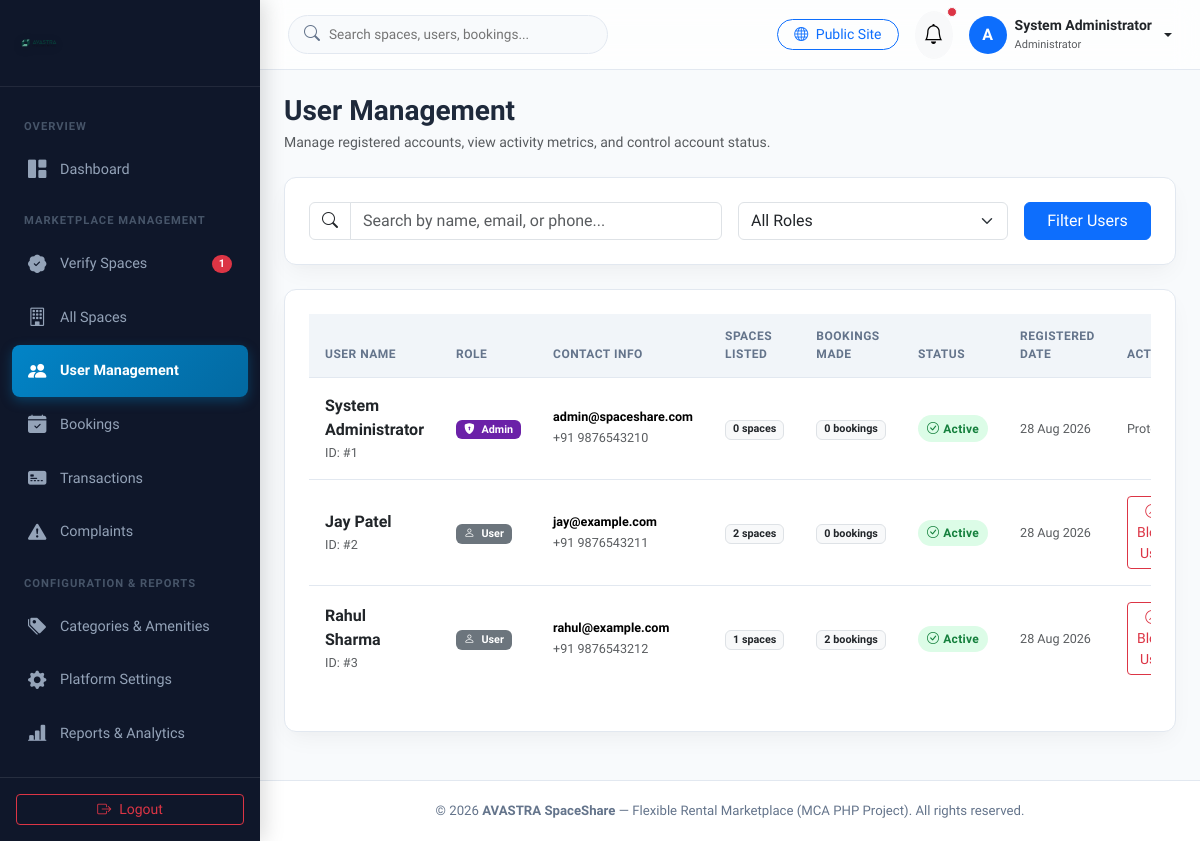
The page /admin/users.php (signed in) on the database its author committed.
### tables this page shows
CREATE TABLE IF NOT EXISTS `users` (
  `id` INT AUTO_INCREMENT PRIMARY KEY,
  `role_id` INT NOT NULL DEFAULT 2,
  `full_name` VARCHAR(100) NOT NULL,
  `email` VARCHAR(150) NOT NULL UNIQUE,
  `password_hash` VARCHAR(255) NOT NULL,
  `phone` VARCHAR(20) DEFAULT NULL,
  `profile_image` VARCHAR(255) DEFAULT 'default-avatar.png',
  `address` TEXT DEFAULT NULL,
  `city` VARCHAR(100) DEFAULT NULL,
  `state` VARCHAR(100) DEFAULT NULL,
  `zip_code` VARCHAR(20) DEFAULT NULL,
  `status` ENUM('active', 'inactive', 'blocked', 'pending') NOT NULL DEFAULT 'active',
  `email_verified` TINYINT(1) DEFAULT 0,
  `created_at` TIMESTAMP DEFAULT CURRENT_TIMESTAMP,
  `updated_at` TIMESTAMP DEFAULT CURRENT_TIMESTAMP ON UPDATE CURRENT_TIMESTAMP,
  FOREIGN KEY (`role_id`) REFERENCES `roles` (`id`) ON DELETE CASCADE
);

### classes/Auth.php (called while the page is built, shortened)
<?php
class Auth {
    public static function isLoggedIn(): bool {
        return isset($_SESSION['user_id']) && !empty($_SESSION['user_id']);
    }
    public static function getUser(): ?array {
        return [
            'id'        => $_SESSION['user_id'],
            'full_name' => $_SESSION['user_name'] ?? 'User',
            'email'     => $_SESSION['user_email'] ?? '',
            'role_id'   => $_SESSION['user_role_id'] ?? 2,
            'role_name' => $_SESSION['user_role'] ?? 'user'
        ];
    }
}

### admin/users.php (the view, shortened to what this page needs)
<?php
require_once __DIR__ . '/includes/header.php';
require_once __DIR__ . '/includes/sidebar.php';
$db = Database::getInstance();
$search = trim($_GET['q'] ?? '');
$roleFilter = $_GET['role'] ?? 'all';
$whereClauses = ["1=1"];
$params = [];
$sql = "
    SELECT u.*, r.role_name,
           (SELECT COUNT(*) FROM spaces WHERE owner_id = u.id) AS spaces_count,
           (SELECT COUNT(*) FROM bookings WHERE seeker_id = u.id) AS bookings_count
    FROM users u
    JOIN roles r ON u.role_id = r.id
    WHERE " . implode(' AND ', $whereClauses) . "
    ORDER BY u.created_at DESC
";
$stmt = $db->prepare($sql);
$stmt->execute($params);
$users = $stmt->fetchAll();
?>
<div id="admin-main">
    <?php require_once __DIR__ . '/includes/navbar.php'; ?>
    <main class="p-4">
        <div class="d-flex justify-content-between align-items-center mb-4">
            <div>
                <h3 class="fw-bold mb-1">User Management</h3>
                <p class="text-muted small mb-0">Manage registered accounts, view activity metrics, and control account status.</p>
            </div>
        </div>
        <div class="admin-card mb-4">
            <form method="GET" action="" class="row g-3">
                <div class="col-md-6">
                    <div class="input-group">
                        <span class="input-group-text bg-white"><i class="bi bi-search"></i></span>
                        <input type="text" name="q" class="form-control" placeholder="Search by name, email, or phone..." value="<?= htmlspecialchars($search); ?>">
                    </div>
                </div>
                <div class="col-md-4">
                    <select name="role" class="form-select">
                        <option value="all" <?= ($roleFilter === 'all') ? 'selected' : ''; ?>>All Roles</option>
                    </select>
                </div>
                <div class="col-md-2 d-grid">
                    <button type="submit" class="btn btn-primary">Filter Users</button>
                </div>
            </form>
        </div>
        <div class="admin-card">
            <div class="table-responsive">
                <table class="table table-custom align-middle">
                    <thead>
                        <tr>
                            <th>User Name</th>
                            <th>Role</th>
                            <th>Contact Info</th>
                            <th>Spaces Listed</th>
                            <th>Bookings Made</th>
                            <th>Status</th>
                            <th>Registered Date</th>
                            <th>Actions</th>
                        </tr>
                    </thead>
                    <tbody>
                        <?php foreach ($users as $u): ?>
                            <tr>
                                <td>
                                    <div class="fw-bold text-dark fs-6"><?= htmlspecialchars($u['full_name']); ?></div>
                                    <small class="text-muted">ID: #<?= $u['id']; ?></small>
                                </td>
                                <td>
                                    <?php if ($u['role_name'] === 'admin'): ?>
                                        <span class="badge bg-purple text-white px-2 py-1" style="background:#6b21a8;"><i class="bi bi-shield-lock-fill me-1"></i> Admin</span>
                                    <?php else: ?>
                                        <span class="badge bg-secondary text-white px-2 py-1"><i class="bi bi-person me-1"></i> User</span>
                                    <?php endif; ?>
                                </td>
                                <td>
                                    <div class="small fw-semibold"><?= htmlspecialchars($u['email']); ?></div>
                                    <small class="text-muted"><?= htmlspecialchars($u['phone'] ?? 'N/A'); ?></small>
                                </td>
                                <td><span class="badge bg-light text-dark border"><?= $u['spaces_count']; ?> spaces</span></td>
                                <td><span class="badge bg-light text-dark border"><?= $u['bookings_count']; ?> bookings</span></td>
                                <td>
                                    <?php if ($u['status'] === 'active'): ?>
                                        <span class="badge-status active"><i class="bi bi-check-circle"></i> Active</span>
                                    <?php elseif ($u['status'] === 'blocked'): ?>
                                        <span class="badge-status blocked"><i class="bi bi-slash-circle"></i> Blocked</span>
                                    <?php else: ?>
                                        <span class="badge-status pending"><?= ucfirst($u['status']); ?></span>
                                    <?php endif; ?>
                                </td>
                                <td><small class="text-muted"><?= date('d M Y', strtotime($u['created_at'])); ?></small></td>
                                <td>
                                    <?php if ($u['role_name'] !== 'admin'): ?>
                                        <form method="POST" action="" class="d-inline">
                                            <?php if ($u['status'] === 'active'): ?>
                                                <button type="submit" class="btn btn-sm btn-outline-danger">
                                                    <i class="bi bi-slash-circle me-1"></i> Block User
                                                </button>
                                            <?php endif; ?>
                                        </form>
                                    <?php else: ?>
                                        <span class="text-muted small">Protected</span>
                                    <?php endif; ?>
                                </td>
                            </tr>
                        <?php endforeach; ?>
                    </tbody>
                </table>
            </div>
        </div>
    </main>
<?php require_once __DIR__ . '/includes/footer.php'; ?>

### admin/includes/navbar.php (shortened to what this page needs)
<?php
$currentUser = Auth::getUser();
?>
<header class="admin-navbar">
    <div class="d-flex align-items-center gap-3">
        <div class="navbar-search d-none d-sm-block">
            <i class="bi bi-search"></i>
            <input type="text" placeholder="Search spaces, users, bookings...">
        </div>
    </div>
    <div class="d-flex align-items-center gap-3">
        <a href="<?= APP_URL; ?>/public/index.php" target="_blank" class="btn btn-sm btn-outline-primary rounded-pill px-3">
            <i class="bi bi-globe me-1"></i> Public Site
        </a>
        <div class="dropdown">
            <button class="btn btn-light rounded-circle position-relative p-2" type="button" data-bs-toggle="dropdown">
                <i class="bi bi-bell fs-5"></i>
                <span class="position-absolute top-0 start-100 translate-middle p-1 bg-danger border border-light rounded-circle"></span>
            </button>
        </div>
        <div class="dropdown">
            <a href="#" class="d-flex align-items-center text-decoration-none dropdown-toggle text-dark gap-2" data-bs-toggle="dropdown">
                <div class="bg-primary text-white rounded-circle d-flex align-items-center justify-content-center fw-bold" style="width:38px; height:38px;">
                    A
                </div>
                <div class="d-none d-md-block text-start" style="line-height:1.2;">
                    <div class="fw-bold small"><?= htmlspecialchars($currentUser['full_name'] ?? 'Admin'); ?></div>
                    <small class="text-muted" style="font-size:11px;">Administrator</small>
                </div>
            </a>
        </div>
    </div>
</header>

### assets/css/admin.css (style rules this page uses)
:root { --admin-primary: #0052cc; --admin-primary-hover: #0747a6; --admin-accent: #00b8d9; --admin-dark-bg: #091e42; --admin-sidebar-bg: #0f172a; --admin-sidebar-hover: #1e293b; --admin-sidebar-text: #94a3b8; --admin-sidebar-active: #38bdf8; --admin-body-bg: #f8fafc; --admin-card-bg: #ffffff; --admin-text-main: #1e293b; --admin-text-muted: #64748b; --admin-border-color: #e2e8f0; --admin-radius: 12px; --admin-shadow: 0 10px 25px -5px rgba(0, 0, 0, 0.05), 0 8px 10px -6px rgba(0, 0, 0, 0.01); --admin-glass-bg: rgba(255, 255, 255, 0.75); --admin-glass-border: rgba(255, 255, 255, 0.18); }
body { font-family: 'Plus Jakarta Sans', -apple-system, BlinkMacSystemFont, sans-serif; background-color: var(--admin-body-bg); color: var(--admin-text-main); overflow-x: hidden; }
#admin-main { margin-left: 260px; flex-grow: 1; display: flex; flex-direction: column; min-width: 0; transition: margin 0.3s ease; }
.admin-navbar { height: 70px; background: var(--admin-glass-bg); backdrop-filter: blur(12px); border-bottom: 1px solid var(--admin-border-color); padding: 0 1.75rem; display: flex; align-items: center; justify-content: space-between; position: sticky; top: 0; z-index: 900; }
.admin-navbar .navbar-search { position: relative; width: 320px; }
.admin-navbar .navbar-search input { background: var(--admin-body-bg); border: 1px solid var(--admin-border-color); border-radius: 20px; padding: 0.5rem 1rem 0.5rem 2.5rem; font-size: 0.85rem; width: 100%; transition: all 0.2s ease; }
.admin-navbar .navbar-search i { position: absolute; left: 1rem; top: 50%; transform: translateY(-50%); color: var(--admin-text-muted); }
.admin-card { background: var(--admin-card-bg); border-radius: var(--admin-radius); border: 1px solid var(--admin-border-color); box-shadow: var(--admin-shadow); padding: 1.5rem; margin-bottom: 1.5rem; transition: transform 0.2s ease, box-shadow 0.2s ease; }
.table-custom { width: 100%; border-collapse: separate; border-spacing: 0; }
.table-custom th { background: #f1f5f9; color: var(--admin-text-muted); font-weight: 700; font-size: 0.75rem; text-transform: uppercase; letter-spacing: 0.5px; padding: 0.85rem 1rem; border-bottom: 1px solid var(--admin-border-color); }
.table-custom td { padding: 1rem; border-bottom: 1px solid var(--admin-border-color); vertical-align: middle; font-size: 0.9rem; }
.table-custom tr:last-child td { border-bottom: none; }
.badge-status { padding: 0.35em 0.75em; border-radius: 20px; font-size: 0.75rem; font-weight: 700; letter-spacing: 0.3px; display: inline-flex; align-items: center; gap: 4px; }
.badge-status.approved, .badge-status.active, .badge-status.completed { background: #dcfce7; color: #15803d; }

### rows shown on the page
users: full_name "System Administrator", id "1", email "admin@spaceshare.com", phone "+91 9876543210", spaces_count "0", bookings_count "0", status "active" (drawn), created_at "28 Aug 2026", shows "Protected"
users: full_name "Jay Patel", id "2", shows "User", email "jay@example.com", phone "+91 9876543211", spaces_count "2", bookings_count "0", status "active" (drawn), created_at "28 Aug 2026"
users: full_name "Rahul Sharma", id "3", shows "User", email "rahul@example.com", phone "+91 9876543212", spaces_count "1", bookings_count "2", status "active" (drawn), created_at "28 Aug 2026"

### other values the page prints
$pendingCount "1"
